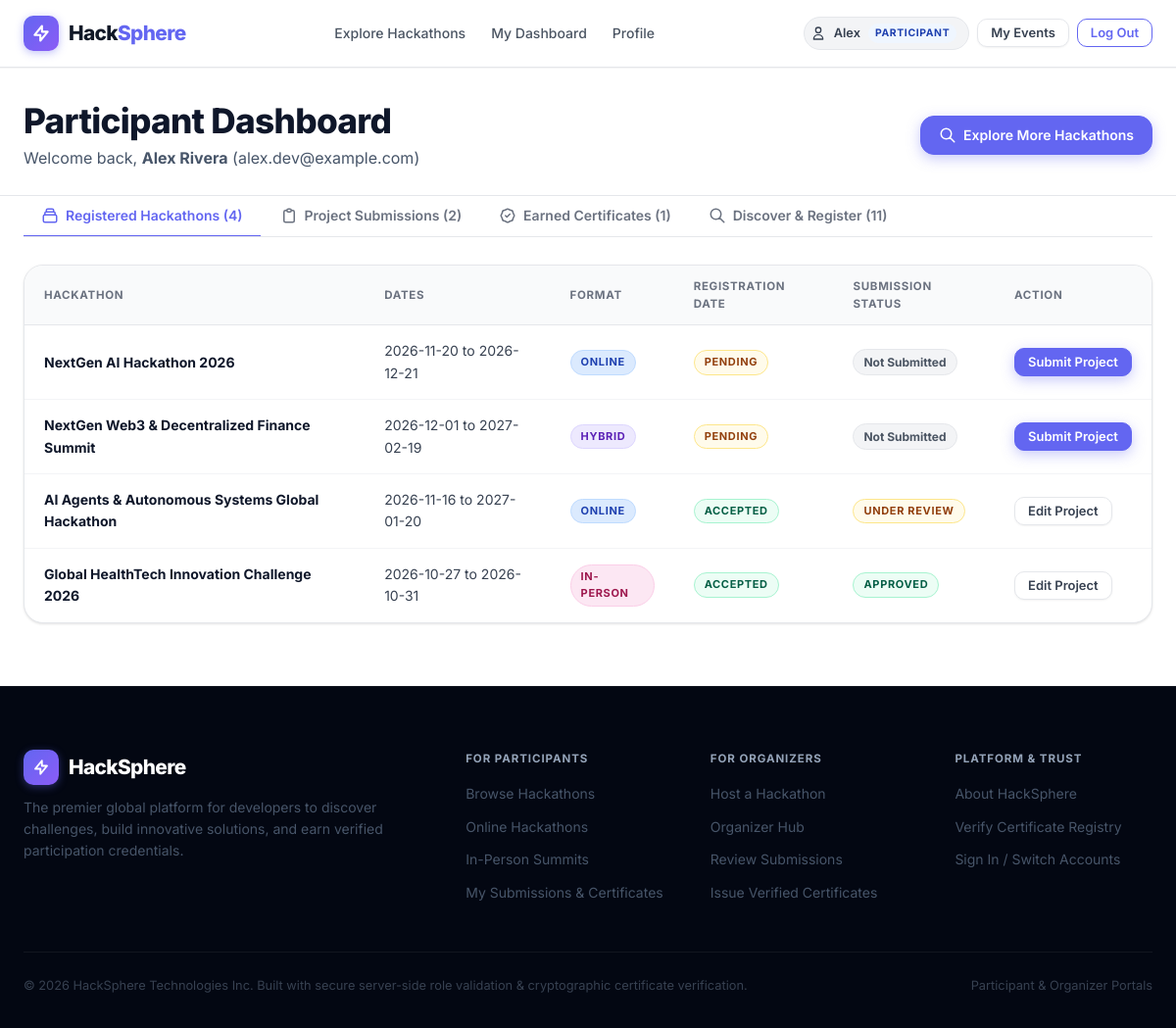
/participant (signed in), run on the app's committed database.
### tables this page shows
CREATE TABLE users (
        id INTEGER PRIMARY KEY AUTOINCREMENT,
        name TEXT NOT NULL,
        email TEXT UNIQUE NOT NULL,
        password_hash TEXT NOT NULL,
        role TEXT NOT NULL DEFAULT 'participant', -- 'participant' or 'organizer'
        bio TEXT,
        avatar_url TEXT,
        created_at TEXT NOT NULL
    , status TEXT NOT NULL DEFAULT 'active');

CREATE TABLE registrations (
        id INTEGER PRIMARY KEY AUTOINCREMENT,
        hackathon_id INTEGER NOT NULL,
        user_id INTEGER NOT NULL,
        user_email TEXT NOT NULL,
        user_name TEXT NOT NULL,
        status TEXT NOT NULL DEFAULT 'registered', -- 'registered', 'checked_in', 'cancelled'
        registered_at TEXT NOT NULL,
        UNIQUE(hackathon_id, user_id),
        FOREIGN KEY (hackathon_id) REFERENCES hackathons (id) ON DELETE CASCADE,
        FOREIGN KEY (user_id) REFERENCES users (id) ON DELETE CASCADE
    );

CREATE TABLE hackathons (
        id INTEGER PRIMARY KEY AUTOINCREMENT,
        organizer_id INTEGER NOT NULL,
        title TEXT NOT NULL,
        tagline TEXT,
        description TEXT NOT NULL,
        theme TEXT NOT NULL,
        format TEXT NOT NULL DEFAULT 'online', -- 'online', 'in-person', 'hybrid'
        location TEXT,
        start_date TEXT NOT NULL,
        end_date TEXT NOT NULL,
        registration_deadline TEXT NOT NULL,
        submission_deadline TEXT NOT NULL,
        team_size_min INTEGER NOT NULL DEFAULT 1,
        team_size_max INTEGER NOT NULL DEFAULT 4,
        eligibility TEXT,
        rules TEXT,
        schedule TEXT,
        judging_criteria TEXT,
        prizes TEXT,
        banner_url TEXT,
        status TEXT NOT NULL DEFAULT 'upcoming', -- 'upcoming', 'ongoing', 'ended'
        created_at TEXT NOT NULL,
        updated_at TEXT NOT NULL,
        FOREIGN KEY (organizer_id) REFERENCES users (id) ON DELETE CASCADE
    );

### app.py (the view)
@app.route("/dashboard")
@app.route("/participant/dashboard")
@app.route("/participant")
@login_required
def participant_dashboard():
    if session.get("user_role") == "organizer":
        return redirect(url_for("organizer_dashboard"))
    user_id = session["user_id"]
    db = get_db()
    registrations = db.execute("""
        SELECT r.*, h.title as hackathon_title, h.start_date, h.end_date, h.format,
               h.submission_deadline, h.status as hackathon_status,
               s.id as submission_id, s.status as submission_status, s.project_name
        FROM registrations r
        JOIN hackathons h ON r.hackathon_id = h.id
        LEFT JOIN submissions s ON s.hackathon_id = h.id AND s.user_id = r.user_id
        WHERE r.user_id = ?
        ORDER BY r.registered_at DESC
    """, (user_id,)).fetchall()
    submissions = db.execute("""
        SELECT s.*, h.title as hackathon_title, h.start_date, h.end_date,
               COALESCE(u.name, 'Hackathon Host') as organizer_name, c.certificate_code
        FROM submissions s
        JOIN hackathons h ON s.hackathon_id = h.id
        LEFT JOIN users u ON h.organizer_id = u.id
        LEFT JOIN certificates c ON c.submission_id = s.id
        WHERE s.user_id = ?
        ORDER BY s.submitted_at DESC
    """, (user_id,)).fetchall()
    certificates = db.execute("""
        SELECT c.*, s.project_name
        FROM certificates c
        JOIN submissions s ON c.submission_id = s.id
        WHERE c.user_id = ?
        ORDER BY c.issued_at DESC
    """, (user_id,)).fetchall()
    today_str = datetime.now().strftime("%Y-%m-%d")
    available_hackathons = db.execute("""
        SELECT h.*, COALESCE(u.name, 'Hackathon Host') as organizer_name,
               (SELECT COUNT(*) FROM registrations WHERE hackathon_id = h.id) as participant_count
        FROM hackathons h
        LEFT JOIN users u ON h.organizer_id = u.id
        WHERE h.id NOT IN (SELECT hackathon_id FROM registrations WHERE user_id = ?)
          AND h.status != 'ended'
          AND (h.registration_deadline IS NULL OR h.registration_deadline >= ?)
        ORDER BY h.start_date ASC
    """, (user_id, today_str)).fetchall()
    db.close()
    return render_template(
        "participant/dashboard.html",
        registrations=registrations,
        submissions=submissions,
        certificates=certificates,
        available_hackathons=available_hackathons
    )

### templates/participant/dashboard.html (shortened to what this page needs)
{% extends "base.html" %}
{% block content %}
<div class="dashboard-header">
  <div class="container">
    <div class="dashboard-title-row">
      <div>
        <h1 style="font-size: 2.2rem; font-weight: 800; color: var(--slate-900);">Participant Dashboard</h1>
        <p style="color: var(--slate-600); margin-top: 0.25rem;">Welcome back, <strong>{{ current_user.name }}</strong> ({{ current_user.email }})</p>
      </div>
      <div>
        <a href="{{ url_for('hackathons_list') }}" class="btn btn-primary">
          <svg width="18" height="18" fill="none" stroke="currentColor" viewBox="0 0 24 24">
            <path stroke-linecap="round" stroke-linejoin="round" stroke-width="2" d="M21 21l-6-6m2-5a7 7 0 11-14 0 7 7 0 0114 0z"/>
          </svg>
          Explore More Hackathons
        </a>
      </div>
    </div>
  </div>
</div>
<div class="container" style="padding-bottom: 4rem;">
  <div class="tabs-wrapper">
    <div class="tabs-nav">
      <button class="tab-btn active" data-tab="tab-registrations">
        <svg width="18" height="18" fill="none" stroke="currentColor" viewBox="0 0 24 24">
          <path stroke-linecap="round" stroke-linejoin="round" stroke-width="2" d="M19 11H5m14 0a2 2 0 012 2v6a2 2 0 01-2 2H5a2 2 0 01-2-2v-6a2 2 0 012-2m14 0V9a2 2 0 00-2-2M5 11V9a2 2 0 012-2m0 0V5a2 2 0 012-2h6a2 2 0 012 2v2M7 7h10"/>
        </svg>
        Registered Hackathons ({{ registrations|length }})
      </button>
      <button class="tab-btn" data-tab="tab-submissions">
        <svg width="18" height="18" fill="none" stroke="currentColor" viewBox="0 0 24 24">
          <path stroke-linecap="round" stroke-linejoin="round" stroke-width="2" d="M9 5H7a2 2 0 00-2 2v12a2 2 0 002 2h10a2 2 0 002-2V7a2 2 0 00-2-2h-2M9 5a2 2 0 002 2h2a2 2 0 002-2M9 5a2 2 0 012-2h2a2 2 0 012 2"/>
        </svg>
        Project Submissions ({{ submissions|length }})
      </button>
      <button class="tab-btn" data-tab="tab-certificates">
        Earned Certificates ({{ certificates|length }})
      </button>
      <button class="tab-btn" data-tab="tab-explore">
        <svg width="18" height="18" fill="none" stroke="currentColor" viewBox="0 0 24 24">
          <path stroke-linecap="round" stroke-linejoin="round" stroke-width="2" d="M21 21l-6-6m2-5a7 7 0 11-14 0 7 7 0 0114 0z"/>
        </svg>
        Discover &amp; Register ({{ available_hackathons|length }})
      </button>
    </div>
    <div class="tab-content active" id="tab-registrations">
      {% if registrations %}
        <div class="table-card">
          <table class="data-table">
            <thead>
              <tr>
                <th>Hackathon</th>
                <th>Dates</th>
                <th>Format</th>
                <th>Registration Date</th>
                <th>Submission Status</th>
                <th>Action</th>
              </tr>
            </thead>
            <tbody>
              {% for reg in registrations %}
                <tr>
                  <td>
                    <a href="{{ url_for('hackathon_detail', hackathon_id=reg.hackathon_id) }}" style="font-weight: 700; color: var(--slate-900);">
                      {{ reg.hackathon_title }}
                    </a>
                  </td>
                  <td>{{ reg.start_date }} to {{ reg.end_date }}</td>
                  <td><span class="badge badge-{{ reg.format }}">{{ reg.format }}</span></td>
                  <td>
                    {% if reg.status == 'pending' %}
                      <span class="badge badge-pending">Pending</span>
                    {% elif reg.status in ('accepted', 'registered') %}
                      <span class="badge badge-accepted">Accepted</span>
                    {% else %}
                      <span class="badge badge-rejected">Rejected</span>
                    {% endif %}
                  </td>
                  <td>
                    {% if reg.submission_status in ('approved', 'accepted') %}
                      <span class="badge badge-approved">Approved</span>
                    {% elif reg.submission_status in ('needs_changes', 'rejected') %}
                      <span class="badge badge-needs_changes">Needs Changes</span>
                    {% elif reg.submission_status %}
                      <span class="badge badge-under_review">Under Review</span>
                    {% else %}
                      <span class="badge badge-tag">Not Submitted</span>
                    {% endif %}
                  </td>
                  <td>
                    {% if reg.status == 'rejected' %}
                      <span style="font-size: 0.8rem; color: #b91c1c; font-weight: 600;">Declined</span>
                    {% elif reg.submission_id %}
                      <a href="{{ url_for('submit_project', hackathon_id=reg.hackathon_id) }}" class="btn btn-sm btn-secondary">
                        Edit Project
                      </a>
                    {% else %}
                      <a href="{{ url_for('submit_project', hackathon_id=reg.hackathon_id) }}" class="btn btn-sm btn-primary">
                        Submit Project
                      </a>
                    {% endif %}
                  </td>
                </tr>
              {% endfor %}
            </tbody>
          </table>
        </div>
      {% endif %}
    </div>
  </div>
</div>
{% endblock %}

### templates/base.html (shortened to what this page needs)
<!DOCTYPE html>
<html lang="en">
<head>
  <link rel="stylesheet" href="{{ url_for('static', filename='css/style.css') }}">
</head>
<body>
  <nav class="navbar">
    <div class="nav-container">
      <a href="{{ url_for('index') }}" class="brand">
        <div class="brand-icon">
          <svg width="20" height="20" fill="none" stroke="currentColor" viewBox="0 0 24 24">
            <path stroke-linecap="round" stroke-linejoin="round" stroke-width="2.5" d="M13 10V3L4 14h7v7l9-11h-7z"/>
          </svg>
        </div>
        <span>Hack<span class="accent">Sphere</span></span>
      </a>
      <ul class="nav-links">
        <li><a href="{{ url_for('hackathons_list') }}">Explore Hackathons</a></li>
        {% if current_user %}
          {% if current_user.role == 'admin' %}
            <li><a href="{{ url_for('admin_dashboard') }}" style="color: #8b5cf6; font-weight: 700;">🛡️ Admin Center</a></li>
          {% elif current_user.role == 'organizer' %}
            <li><a href="{{ url_for('organizer_dashboard') }}">Organizer Hub</a></li>
            <li><a href="{{ url_for('hackathon_create') }}" class="btn btn-sm btn-outline">+ Host Hackathon</a></li>
          {% else %}
            <li><a href="{{ url_for('participant_dashboard') }}">My Dashboard</a></li>
            <li><a href="{{ url_for('participant_profile') }}">Profile</a></li>
          {% endif %}
        {% else %}
          <li><a href="{{ url_for('hackathons_list') }}">Browse Events</a></li>
        {% endif %}
      </ul>
      <div class="nav-actions nav-actions-desktop">
        {% if current_user %}
          <div class="user-badge">
            <svg width="16" height="16" fill="none" stroke="currentColor" viewBox="0 0 24 24">
              <path stroke-linecap="round" stroke-linejoin="round" stroke-width="2" d="M16 7a4 4 0 11-8 0 4 4 0 018 0zM12 14a7 7 0 00-7 7h14a7 7 0 00-7-7z"/>
            </svg>
            <span>{{ current_user.name.split()[0] }}</span>
            <span class="user-role-tag role-{{ current_user.role }}">{{ current_user.role }}</span>
          </div>
          {% if current_user.role == 'admin' %}
            <a href="{{ url_for('admin_dashboard') }}" class="btn btn-sm btn-secondary" style="border-color: #8b5cf6; color: #6d28d9;">Admin Console</a>
          {% elif current_user.role == 'organizer' %}
            <a href="{{ url_for('organizer_dashboard') }}" class="btn btn-sm btn-secondary">Dashboard</a>
          {% else %}
            <a href="{{ url_for('participant_dashboard') }}" class="btn btn-sm btn-secondary">My Events</a>
          {% endif %}
          <a href="{{ url_for('auth_logout') }}" class="btn btn-sm btn-outline">Log Out</a>
        {% else %}
          <a href="{{ url_for('auth_login') }}" class="btn btn-sm btn-secondary">Log In</a>
          <a href="{{ url_for('auth_signup') }}" class="btn btn-sm btn-primary">Sign Up</a>
        {% endif %}
      </div>
    </div>
  </nav>
  <main>
    {% block content %}{% endblock %}
  </main>
  <footer class="footer">
    <div class="container">
      <div class="footer-grid">
        <div class="footer-brand">
          <div class="brand">
            <div class="brand-icon">
              <svg width="18" height="18" fill="none" stroke="currentColor" viewBox="0 0 24 24">
                <path stroke-linecap="round" stroke-linejoin="round" stroke-width="2.5" d="M13 10V3L4 14h7v7l9-11h-7z"/>
              </svg>
            </div>
            <span>HackSphere</span>
          </div>
          <p>The premier global platform for developers to discover challenges, build innovative solutions, and earn verified participation credentials.</p>
        </div>
        <div>
          <div class="footer-title">For Participants</div>
          <ul class="footer-links">
            <li><a href="{{ url_for('hackathons_list') }}">Browse Hackathons</a></li>
            <li><a href="{{ url_for('hackathons_list', format='online') }}">Online Hackathons</a></li>
            <li><a href="{{ url_for('hackathons_list', format='in-person') }}">In-Person Summits</a></li>
            <li><a href="{{ url_for('participant_dashboard') }}">My Submissions & Certificates</a></li>
          </ul>
        </div>
        <div>
          <div class="footer-title">For Organizers</div>
          <ul class="footer-links">
            <li><a href="{{ url_for('hackathon_create') }}">Host a Hackathon</a></li>
            <li><a href="{{ url_for('organizer_dashboard') }}">Organizer Hub</a></li>
            <li><a href="{{ url_for('organizer_dashboard') }}">Review Submissions</a></li>
            <li><a href="{{ url_for('organizer_dashboard') }}">Issue Verified Certificates</a></li>
          </ul>
        </div>
        <div>
          <div class="footer-title">Platform & Trust</div>
          <ul class="footer-links">
            <li><a href="{{ url_for('index') }}">About HackSphere</a></li>
            <li><a href="{{ url_for('verify_certificate', certificate_code='HS-2026-HC98B2') }}">Verify Certificate Registry</a></li>
            <li><a href="{{ url_for('auth_login') }}">Sign In / Switch Accounts</a></li>
          </ul>
        </div>
      </div>
      <div class="footer-bottom">
        <div>&copy; 2026 HackSphere Technologies Inc. Built with secure server-side role validation & cryptographic certificate verification.</div>
        <div style="display:flex; gap: 1rem;">
          <span>Participant &amp; Organizer Portals</span>
        </div>
      </div>
    </div>
  </footer>
</body>
</html>

### data on the page
users: name "Alex", role "PARTICIPANT", name "Alex Rivera", email "alex.dev@example.com"
registrations: hackathon_title "NextGen AI Hackathon 2026", start_date "2026-11-20", end_date "2026-12-21", format "ONLINE", status "PENDING", shows "Not Submitted"
registrations: hackathon_title "NextGen Web3 & Decentralized Finance Summit", start_date "2026-12-01", end_date "2027-02-19", format "HYBRID", status "PENDING", shows "Not Submitted"
registrations: hackathon_title "AI Agents & Autonomous Systems Global Hackathon", start_date "2026-11-16", end_date "2027-01-20", format "ONLINE", status "ACCEPTED", shows "UNDER REVIEW"
registrations: hackathon_title "Global HealthTech Innovation Challenge 2026", start_date "2026-10-27", end_date "2026-10-31", format "IN-PERSON", status "ACCEPTED", shows "APPROVED"

### other printed values
{{ registrations|length }} "4"
{{ submissions|length }} "2"
{{ certificates|length }} "1"
{{ available_hackathons|length }} "11"
